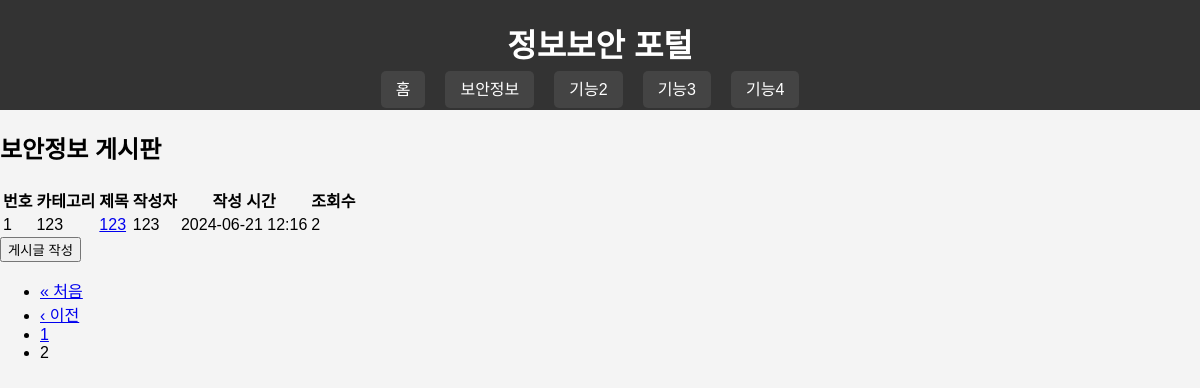
Before: /security-info/?page=2 with the older database file.
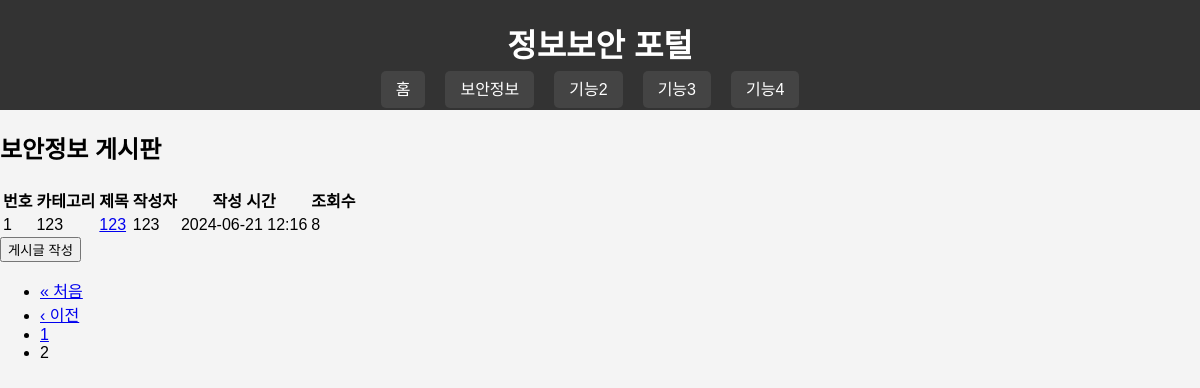
After: the same page with the newer database file.
### main/models.py (models this page shows, shortened)
class Post(models.Model):
    category = models.CharField(max_length=100)
    title = models.CharField(max_length=200)
    author = models.CharField(max_length=100)
    created_at = models.DateTimeField(auto_now_add=True)
    views = models.PositiveIntegerField(default=0)
    content = models.TextField(default='')

### main/views.py (the view)
# urls.py: path('security-info/', views.security_info, name='security_info'),
def security_info(request):
    post_list = Post.objects.all()
    paginator = Paginator(post_list, 15)  # 페이지당 15개의 게시글
    page_number = request.GET.get('page')
    page_obj = paginator.get_page(page_number)
    return render(request, 'main/security_info.html', {'page_obj': page_obj, 'is_paginated': page_obj.has_other_pages()})

### main/templates/main/security_info.html (shortened to what this page needs)
{% extends 'main/base_security.html' %}
{% block content %}
    <div class="board">
        <h2>보안정보 게시판</h2>
        <table class="board-table">
            <thead>
                <tr>
                    <th>번호</th>
                    <th>카테고리</th>
                    <th>제목</th>
                    <th>작성자</th>
                    <th>작성 시간</th>
                    <th>조회수</th>
                </tr>
            </thead>
            <tbody>
                {% for post in page_obj %}
                <tr>
                    <td>{{ forloop.counter }}</td>
                    <td>{{ post.category }}</td>
                    <td class="title-column"><a href="{% url 'post_detail' post.id %}">{{ post.title }}</a></td>
                    <td>{{ post.author }}</td>
                    <td>{{ post.created_at|date:"Y-m-d H:i" }}</td>
                    <td>{{ post.views }}</td>
                </tr>
                {% endfor %}
            </tbody>
        </table>
        <div class="button-area">
            <button onclick="location.href='{% url 'post_create' %}'">게시글 작성</button>
        </div>
        <div class="pagination">
            {% if is_paginated %}
                <ul class="pagination">
                    {% if page_obj.has_previous %}
                        <li><a href="?page=1">&laquo; 처음</a></li>
                        <li><a href="?page={{ page_obj.previous_page_number }}">&lsaquo; 이전</a></li>
                    {% endif %}
                    {% for num in page_obj.paginator.page_range %}
                        {% if page_obj.number == num %}
                            <li class="current"><span>{{ num }}</span></li>
                        {% elif num > page_obj.number|add:-3 and num < page_obj.number|add:3 %}
                            <li><a href="?page={{ num }}">{{ num }}</a></li>
                        {% endif %}
                    {% endfor %}
                </ul>
            {% endif %}
        </div>
    </div>
{% endblock %}

### main/templates/main/base_security.html (shortened to what this page needs)
<!DOCTYPE html>
<html>
<head>
    {% load static %}
    <link rel="stylesheet" type="text/css" href="{% static 'main/style.css' %}">
</head>
<body>
    <header>
        <h1>정보보안 포털</h1>
        {% include 'main/navbar.html' %}
    </header>
    <div class="container">
        {% block content %}{% endblock %}
    </div>
</body>
</html>

### main/templates/main/navbar.html
<nav>
    <ul class="navbar">
        <li><a href="{% url 'home' %}">홈</a></li>
        <li><a href="{% url 'security_info' %}">보안정보</a></li>
        <li><a href="{% url 'function2' %}">기능2</a></li>
        <li><a href="{% url 'function3' %}">기능3</a></li>
        <li><a href="{% url 'function4' %}">기능4</a></li>
    </ul>
</nav>

### main/static/main/style.css (style rules this page uses)
body { font-family: Arial, sans-serif; margin: 0; padding: 0; background-color: #f4f4f4; }
header { background-color: #333; color: white; padding: 10px 0; text-align: center; }
header h1 { margin: 0; padding: 10px; }
nav ul.navbar { list-style: none; padding: 0; margin: 0; display: flex; justify-content: center; }
nav ul.navbar li { margin-right: 20px; }
nav ul.navbar li a { color: white; text-decoration: none; padding: 10px 15px; background-color: #444; border-radius: 5px; }

Changed rows visible on the page:
changed Post: views "2" → "8"
